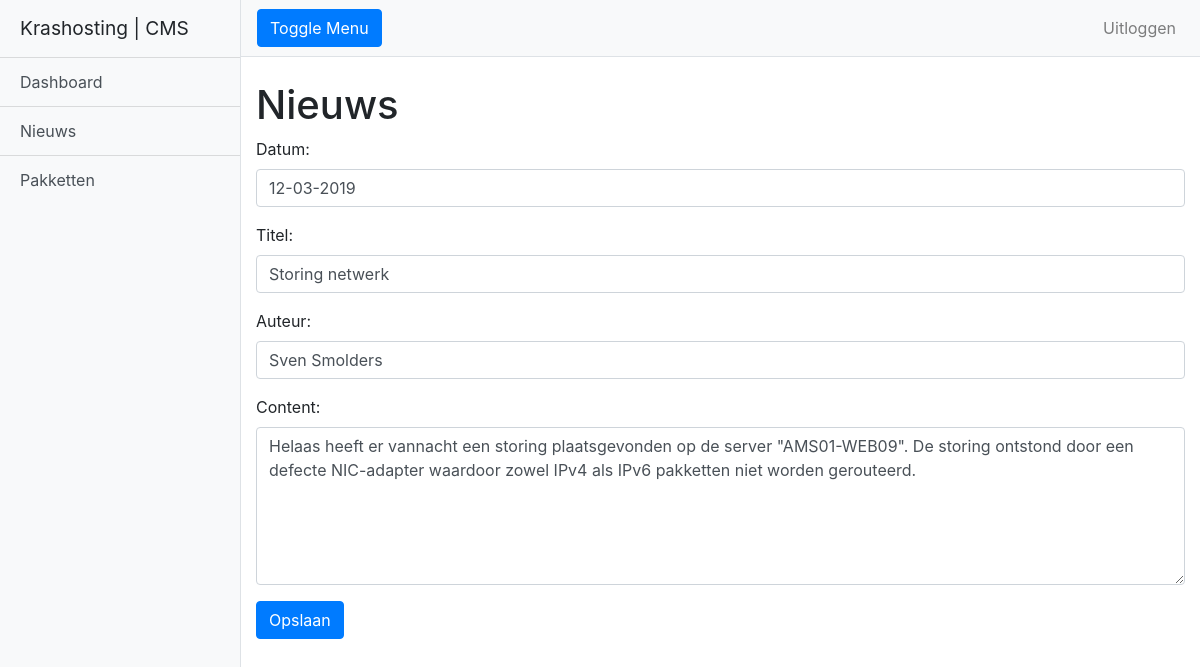
/projectkras_cms/cms/nieuws_bewerken.php?id=3 (signed in), run on the app's committed database.
### tables this page shows
CREATE TABLE `news` (
  `id` int(200) NOT NULL,
  `datum` varchar(255) NOT NULL,
  `titel` varchar(255) NOT NULL,
  `auteur` varchar(255) NOT NULL,
  `content` longtext NOT NULL
);

### projectkras_cms/cms/class/nieuws.class.php (the view, shortened to what this page needs)
<?php
class Nieuws {
    public function updateNieuwsForm($id) {
        global $mysql;
        $query = $mysql->query("SELECT id, datum, titel, auteur, content FROM news WHERE id = {$id}");
        $content = '<form action="" method="POST">';
        while($row = $query->fetch_assoc()) {
            $content .= '<div class="form-group"><label for="datum">Datum:</label><input type="text" class="form-control" id="datum" name="datum" value="'. htmlspecialchars($row['datum']) .'" placeholder="Datum"></div>';
            $content .= '<div class="form-group"><label for="titel">Titel:</label><input type="text" class="form-control" id="titel" name="titel" value="'. htmlspecialchars($row['titel']) .'" placeholder="Titel"></div>';
            $content .= '<div class="form-group"><label for="auteur">Auteur:</label><input type="text" class="form-control" id="auteur" name="auteur" value="'. htmlspecialchars($row['auteur']) .'" placeholder="Auteur"></div>';
            $content .= '<div class="form-group"><label for="content">Content:</label><textarea type="text" class="form-control" id="content" rows="6" name="content" placeholder="Content">'. htmlspecialchars($row['content']) .'</textarea></div>';
        };
        $content .= '<button type="submit" class="btn btn-primary">Opslaan</button></form>';
        return $content;
    }
}
?>

### projectkras_cms/cms/assets/css/simple-sidebar.css (style rules this page uses)
body { overflow-x: hidden; }

### data on the page
news: datum "12-03-2019", titel "Storing netwerk", auteur "Sven Smolders", content "Helaas heeft er vannacht een storing plaatsgevonden op de server \"AMS01-WEB09\". De storing ontstond door een defecte NIC-adapter waardoor zowel IPv4 als IPv6 pakketten niet worden gerouteerd."
